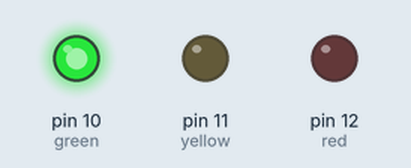
Simulated run of this sketch. Board: Arduino Uno, built with avr-gcc and run on an emulated ATmega328P. Parts: output pins drawn as LEDs (lit = HIGH).

Above: at 6.5 s.
At 15.2 s:
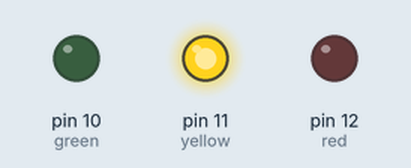
At 23.5 s:
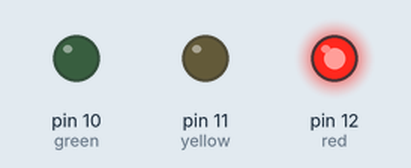
At 29.68 s:
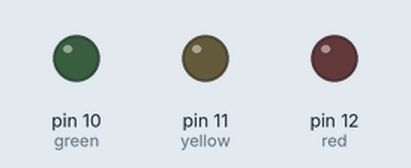
Timing chart, 0 to 38.8 s (numbered marks = the images above):
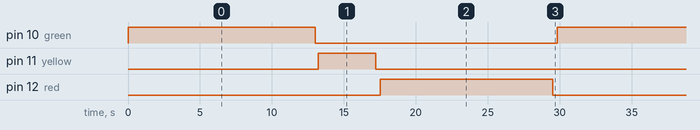

The sketch:

Traffic_Signal_using_Arduino_Uno.ino
```cpp
// Traffic Light Codes

int red=12;
int yellow=11;
int green=10;

void setup()
{
pinMode(green,OUTPUT);
pinMode(yellow,OUTPUT);
pinMode(red,OUTPUT);
}


void loop()
{
digitalWrite(green,HIGH);
delay(13000);
digitalWrite(green,LOW);
delay(230);


digitalWrite(yellow,HIGH);
delay(4000);
digitalWrite(yellow,LOW);
delay(300);


digitalWrite(red,HIGH);
delay(12000);
digitalWrite(red,LOW);
delay(300);
}
```

Measured:
- by itself, pin 10 (green): alternates HIGH for 13.0 s and LOW for 16.8 s
- by itself, pin 11 (yellow): alternates HIGH for 4.0 s and LOW for 25.8 s
- by itself, pin 12 (red): alternates HIGH for 12.0 s and LOW for 17.8 s
